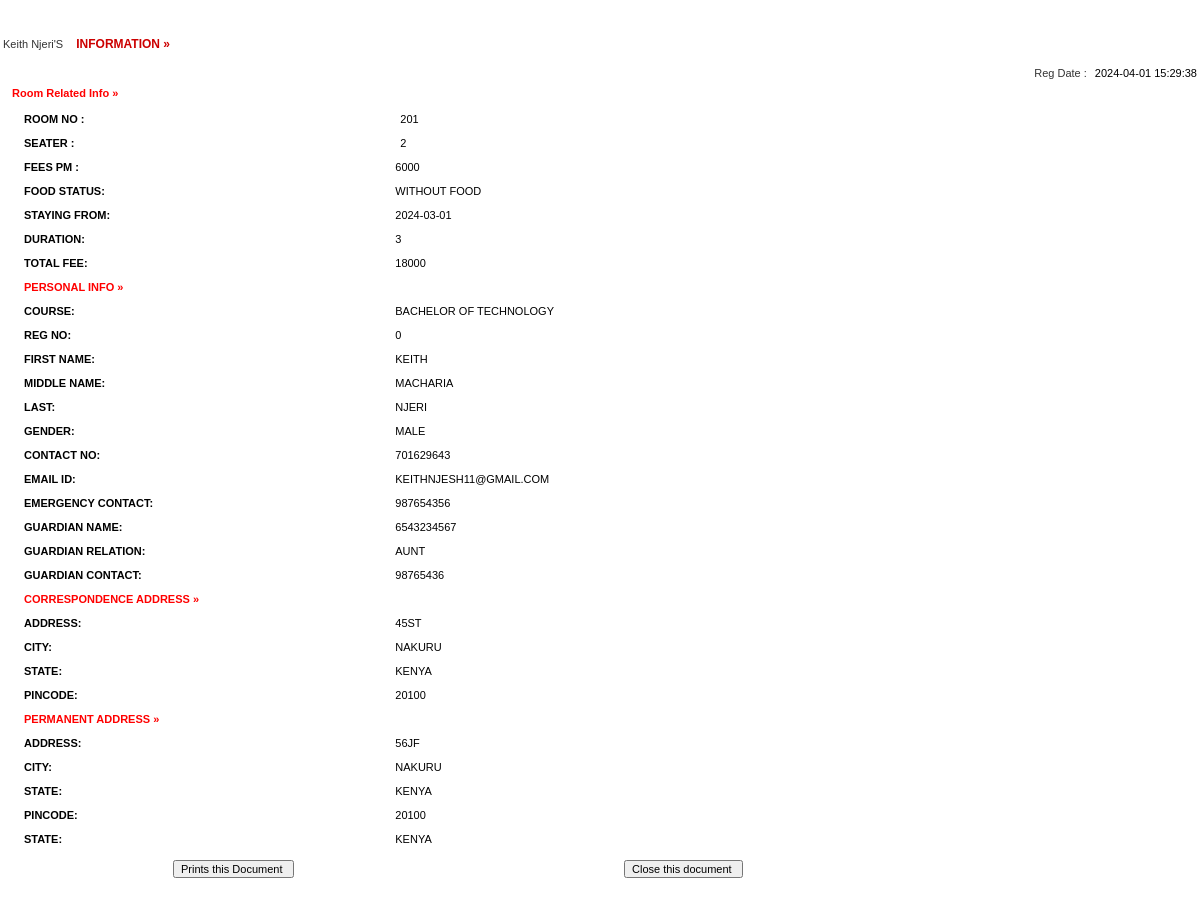
Screenshot of /admin/full-profile.php?id=10 with the database file from the repository.
### tables this page shows
CREATE TABLE `registration` (
  `id` int(11) NOT NULL,
  `roomno` int(11) NOT NULL,
  `seater` int(11) NOT NULL,
  `feespm` int(11) NOT NULL,
  `foodstatus` int(11) NOT NULL,
  `stayfrom` date NOT NULL,
  `duration` int(11) NOT NULL,
  `course` varchar(500) NOT NULL,
  `regno` int(11) NOT NULL,
  `firstName` varchar(500) NOT NULL,
  `middleName` varchar(500) NOT NULL,
  `lastName` varchar(500) NOT NULL,
  `gender` varchar(250) NOT NULL,
  `contactno` bigint(11) NOT NULL,
  `emailid` varchar(500) NOT NULL,
  `egycontactno` bigint(11) NOT NULL,
  `guardianName` varchar(500) NOT NULL,
  `guardianRelation` varchar(500) NOT NULL,
  `guardianContactno` bigint(11) NOT NULL,
  `corresAddress` varchar(500) NOT NULL,
  `corresCIty` varchar(500) NOT NULL,
  `corresState` varchar(500) NOT NULL,
  `corresPincode` int(11) NOT NULL,
  `pmntAddress` varchar(500) NOT NULL,
  `pmntCity` varchar(500) NOT NULL,
  `pmnatetState` varchar(500) NOT NULL,
  `pmntPincode` int(11) NOT NULL,
  `postingDate` timestamp NOT NULL DEFAULT current_timestamp(),
  `updationDate` varchar(500) NOT NULL
);

### admin/full-profile.php (the view, shortened to what this page needs)
<!DOCTYPE html PUBLIC "-//W3C//DTD XHTML 1.0 Transitional//EN" "http://www.w3.org/TR/xhtml1/DTD/xhtml1-transitional.dtd">
<html xmlns="http://www.w3.org/1999/xhtml">
<head>
<link href="style.css" rel="stylesheet" type="text/css" />
<link href="hostel.css" rel="stylesheet" type="text/css">
</head>
<body>
<table width="100%" border="0">
<?php
		 $ret= mysql_query("SELECT * FROM registration where id = '".$_GET['id']."'");
			while($row=mysql_fetch_array($ret))
			{
			?>
			<tr>
			  <td colspan="2" align="center" class="font1">&nbsp;</td>
  </tr>
			<tr>
			  <td colspan="2" align="center" class="font1">&nbsp;</td>
  </tr>
			<tr>
			  <td colspan="2"  class="font"><?php echo ucfirst($row['firstName']);?> <?php echo ucfirst($row['lastName']);?>'S <span class="font1"> information &raquo;</span> </td>
  </tr>
			<tr>
			  <td colspan="2"  class="font">&nbsp;&nbsp;&nbsp;&nbsp;&nbsp;&nbsp;&nbsp;&nbsp;&nbsp;&nbsp;&nbsp;&nbsp;
		      <div align="right">Reg Date : <span class="comb-value"><?php echo $row['postingDate'];?></span></div></td>
  </tr>
			<tr>
			  <td colspan="2"  class="heading" style="color: red;">Room Related Info &raquo; </td>
  </tr>
			<tr>
			  <td colspan="2"  class="font1"><table width="100%" border="0">
                <tr>
                  <td width="32%" valign="top" class="heading">Room no : </td>
                      <td class="comb-value1"><span class="comb-value"><?php echo $row['roomno'];?></span></td>
                    </tr>
                  <tr>
                  <td width="22%" valign="top" class="heading">Seater : </td>
                      <td class="comb-value1"><span class="comb-value"><?php echo $row['seater'];?></span></td>
                    </tr>
                    <tr>
                    <td width="12%" valign="top" class="heading">Fees PM : </td>
                      <td class="comb-value1"><?php echo $fpm=$row['feespm'];?></td>
                    </tr>
                     <tr>
                    <td width="12%" valign="top" class="heading">Food Status: </td>
                      <td class="comb-value1"><?php if($row['foodstatus']==0)
{
  echo "Without Food";
}
else
{
  echo "With Food";
}
                      ;?></td>
                    </tr>
                    <tr>
                    <td width="12%" valign="top" class="heading">Staying From: </td>
                      <td class="comb-value1"><?php echo $row['stayfrom'];?></td>
                    </tr>
                    <tr>
                    <td width="12%" valign="top" class="heading">Duration: </td>
                      <td class="comb-value1"><?php echo $dr=$row['duration'];?></td>
                    </tr>
                    <tr>
                    <td width="12%" valign="top" class="heading">Total Fee: </td>
                      <td class="comb-value1">
                      <?php if($row['foodstatus']==1)
                      {
                        $fd=2000;
                        echo (($dr*$fpm)+$fd);
                      }
                        else
                        {
                          echo $dr*$fpm;
                        }
                      ?></td>
                    </tr>
  <tr>
   <td colspan="2" align="left"  class="heading" style="color: red;">Personal Info &raquo; </td>
  </tr>
<tr>
<td width="12%" valign="top" class="heading">Course: </td>
<td class="comb-value1"><?php echo $row['course'];?></td>
</tr>
<tr>
<td width="12%" valign="top" class="heading">Reg no: </td>
<td class="comb-value1"><?php echo $row['regno'];?></td>
</tr>
<tr>
<td width="12%" valign="top" class="heading">First Name: </td>
<td class="comb-value1"><?php echo $row['firstName'];?></td>
</tr>
<tr>
<td width="12%" valign="top" class="heading">Middle name: </td>
<td class="comb-value1"><?php echo $row['middleName'];?></td>
</tr>
<tr>
<td width="12%" valign="top" class="heading">Last: </td>
<td class="comb-value1"><?php echo $row['lastName'];?></td>
</tr>
<tr>
<td width="12%" valign="top" class="heading">Gender: </td>
<td class="comb-value1"><?php echo $row['gender'];?></td>
</tr>
<tr>
<td width="12%" valign="top" class="heading">Contact No: </td>
<td class="comb-value1"><?php echo $row['contactno'];?></td>
</tr>
<tr>
<td width="12%" valign="top" class="heading">Email id: </td>
<td class="comb-value1"><?php echo $row['emailid'];?></td>
</tr>
<tr>
<td width="12%" valign="top" class="heading">Emergency Contact: </td>
<td class="comb-value1"><?php echo $row['egycontactno'];?></td>
</tr>
<tr>
<td width="12%" valign="top" class="heading">Guardian Name: </td>
<td class="comb-value1"><?php echo $row['guardianName'];?></td>
</tr>
<tr>
<td width="12%" valign="top" class="heading">Guardian Relation: </td>
<td class="comb-value1"><?php echo $row['guardianRelation'];?></td>
</tr>
<tr>
<td width="12%" valign="top" class="heading">Guardian Contact: </td>
<td class="comb-value1"><?php echo $row['guardianContactno'];?></td>
</tr>
<tr>
        <td colspan="2"  class="heading" style="color: red;">Correspondence Address  &raquo; </td>
  </tr>
<tr>
<td width="12%" valign="top" class="heading">Address: </td>
<td class="comb-value1"><?php echo $row['corresAddress'];?></td>
</tr>
<tr>
<td width="12%" valign="top" class="heading">City: </td>
<td class="comb-value1"><?php echo $row['corresCIty'];?></td>
</tr>
<tr>
<td width="12%" valign="top" class="heading">State: </td>
<td class="comb-value1"><?php echo $row['corresState'];?></td>
</tr>
<tr>
<td width="12%" valign="top" class="heading">Pincode: </td>
<td class="comb-value1"><?php echo $row['corresPincode'];?></td>
</tr>
<tr>
        <td colspan="2"  class="heading" style="color: red;">Permanent Address  &raquo; </td>
  </tr>
<tr>
<td width="12%" valign="top" class="heading">Address: </td>
<td class="comb-value1"><?php echo $row['pmntAddress'];?></td>
</tr>
<tr>
<td width="12%" valign="top" class="heading">City: </td>
<td class="comb-value1"><?php echo $row['pmntCity'];?></td>
</tr>
<tr>
<td width="12%" valign="top" class="heading">State: </td>
<td class="comb-value1"><?php echo $row['pmnatetState'];?></td>
</tr>
<tr>
<td width="12%" valign="top" class="heading">Pincode: </td>
<td class="comb-value1"><?php echo $row['pmntPincode'];?></td>
</tr>
<tr>
<td width="12%" valign="top" class="heading">State: </td>
<td class="comb-value1"><?php echo $row['pmnatetState'];?></td>
</tr>
<?php } ?>
                  </table></td>
                </tr>
                  </table></td>
  <tr>
    <td colspan="2" align="right" ><form id="form1" name="form1" method="post" action="">
      <table width="100%" border="0" cellpadding="0" cellspacing="0">
        <tr>
          <td width="14%">&nbsp;</td>
          <td width="35%" class="comb-value"><label>
            <input name="Submit" type="submit" class="txtbox4" value="Prints this Document " onClick="return f3();" />
          </label></td>
          <td width="3%">&nbsp;</td>
          <td width="26%"><label>
            <input name="Submit2" type="submit" class="txtbox4" value="Close this document " onClick="return f2();"  />
          </label></td>
          <td width="8%">&nbsp;</td>
          <td width="14%">&nbsp;</td>
        </tr>
      </table>
        </form>    </td>
  </tr>
</body>
</html>

### admin/css/style.css (style rules this page uses)
html { font-size: 14px; }
@media only screen and (min-width: 480px) { html { font-size: 17px; } }
@media only screen and (min-width: 768px) { html { font-size: 14px; } }
body { font-size: 1em; }

### admin/hostel.css (style rules this page uses)
body { margin-left: 0px; margin-top: 0px; margin-right: 0px; margin-bottom: 0px;font:11px Verdana,Arial; }
.heading { font-family: Verdana, Arial, Helvetica, sans-serif; font-size: 11px; font-weight: bold; color:#000000; padding-bottom:5px; padding-top:5px; padding-left:10px; text-decoration: none; }
.comb-value { font-family: Arial, Helvetica, sans-serif; font-size: 11px; color: #000000; text-decoration: none; padding-bottom:5px; padding-left:5px; padding-top:5px; }
.font1 { font-family:Verdana, Arial, Helvetica, sans-serif; font-size:12px; font-weight:800; color:#CC0000; text-transform:uppercase; padding-left:10px; padding-top:0px; }
.txtbox4 { font-family: Arial, Helvetica, sans-serif; font-size: 11px; color: #000000; }
.comb-value1 { font-family: Arial, Helvetica, sans-serif; font-size: 11px; color: #000000; text-decoration: none; padding-bottom:2px; padding-left:2px; padding-top:2px; }
.font { font-family:Verdana, Arial, Helvetica, sans-serif; font-size:11px; color:#333333; text-decoration:none; }

### rows the page displays
registration: firstName "Keith", lastName "Njeri", postingDate "2024-04-01 15:29:38", roomno "201", seater "2", feespm "6000", foodstatus "WITHOUT FOOD", stayfrom "2024-03-01", duration "3", $dr*$fpm "18000", course "BACHELOR OF TECHNOLOGY", regno "0", firstName "KEITH", middleName "MACHARIA", lastName "NJERI", gender "MALE", contactno "701629643", emailid "KEITHNJESH11@GMAIL.COM", egycontactno "987654356", guardianName "6543234567", guardianRelation "AUNT", guardianContactno "98765436", corresAddress "45ST", corresCIty "NAKURU", corresState "KENYA", corresPincode "20100", pmntAddress "56JF", pmntCity "NAKURU", pmnatetState "KENYA", pmntPincode "20100"
